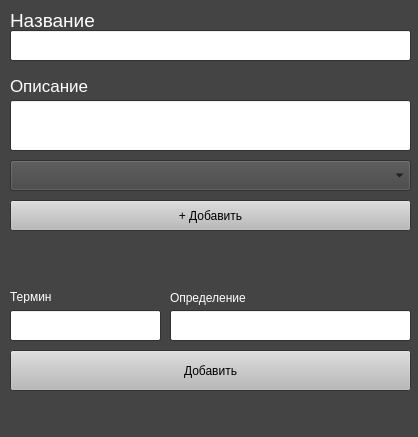
<?xml version="1.0" encoding="UTF-8"?>
<ui version="4.0">
 <class>Form</class>
 <widget class="QWidget" name="Form">
  <property name="geometry">
   <rect>
    <x>0</x>
    <y>0</y>
    <width>418</width>
    <height>437</height>
   </rect>
  </property>
  <property name="palette">
   <palette>
    <active>
     <colorrole role="WindowText">
      <brush brushstyle="SolidPattern">
       <color alpha="255">
        <red>255</red>
        <green>255</green>
        <blue>255</blue>
       </color>
      </brush>
     </colorrole>
     <colorrole role="Button">
      <brush brushstyle="SolidPattern">
       <color alpha="255">
        <red>68</red>
        <green>68</green>
        <blue>68</blue>
       </color>
      </brush>
     </colorrole>
     <colorrole role="Light">
      <brush brushstyle="SolidPattern">
       <color alpha="255">
        <red>102</red>
        <green>102</green>
        <blue>102</blue>
       </color>
      </brush>
     </colorrole>
     <colorrole role="Midlight">
      <brush brushstyle="SolidPattern">
       <color alpha="255">
        <red>85</red>
        <green>85</green>
        <blue>85</blue>
       </color>
      </brush>
     </colorrole>
     <colorrole role="Dark">
      <brush brushstyle="SolidPattern">
       <color alpha="255">
        <red>34</red>
        <green>34</green>
        <blue>34</blue>
       </color>
      </brush>
     </colorrole>
     <colorrole role="Mid">
      <brush brushstyle="SolidPattern">
       <color alpha="255">
        <red>45</red>
        <green>45</green>
        <blue>45</blue>
       </color>
      </brush>
     </colorrole>
     <colorrole role="Text">
      <brush brushstyle="SolidPattern">
       <color alpha="255">
        <red>255</red>
        <green>255</green>
        <blue>255</blue>
       </color>
      </brush>
     </colorrole>
     <colorrole role="BrightText">
      <brush brushstyle="SolidPattern">
       <color alpha="255">
        <red>255</red>
        <green>255</green>
        <blue>255</blue>
       </color>
      </brush>
     </colorrole>
     <colorrole role="ButtonText">
      <brush brushstyle="SolidPattern">
       <color alpha="255">
        <red>255</red>
        <green>255</green>
        <blue>255</blue>
       </color>
      </brush>
     </colorrole>
     <colorrole role="Base">
      <brush brushstyle="SolidPattern">
       <color alpha="255">
        <red>0</red>
        <green>0</green>
        <blue>0</blue>
       </color>
      </brush>
     </colorrole>
     <colorrole role="Window">
      <brush brushstyle="SolidPattern">
       <color alpha="255">
        <red>68</red>
        <green>68</green>
        <blue>68</blue>
       </color>
      </brush>
     </colorrole>
     <colorrole role="Shadow">
      <brush brushstyle="SolidPattern">
       <color alpha="255">
        <red>0</red>
        <green>0</green>
        <blue>0</blue>
       </color>
      </brush>
     </colorrole>
     <colorrole role="Highlight">
      <brush brushstyle="SolidPattern">
       <color alpha="255">
        <red>151</red>
        <green>2</green>
        <blue>215</blue>
       </color>
      </brush>
     </colorrole>
     <colorrole role="HighlightedText">
      <brush brushstyle="SolidPattern">
       <color alpha="255">
        <red>185</red>
        <green>7</green>
        <blue>255</blue>
       </color>
      </brush>
     </colorrole>
     <colorrole role="AlternateBase">
      <brush brushstyle="SolidPattern">
       <color alpha="255">
        <red>34</red>
        <green>34</green>
        <blue>34</blue>
       </color>
      </brush>
     </colorrole>
     <colorrole role="ToolTipBase">
      <brush brushstyle="SolidPattern">
       <color alpha="255">
        <red>255</red>
        <green>255</green>
        <blue>220</blue>
       </color>
      </brush>
     </colorrole>
     <colorrole role="ToolTipText">
      <brush brushstyle="SolidPattern">
       <color alpha="255">
        <red>0</red>
        <green>0</green>
        <blue>0</blue>
       </color>
      </brush>
     </colorrole>
     <colorrole role="PlaceholderText">
      <brush brushstyle="SolidPattern">
       <color alpha="128">
        <red>255</red>
        <green>255</green>
        <blue>255</blue>
       </color>
      </brush>
     </colorrole>
    </active>
    <inactive>
     <colorrole role="WindowText">
      <brush brushstyle="SolidPattern">
       <color alpha="255">
        <red>255</red>
        <green>255</green>
        <blue>255</blue>
       </color>
      </brush>
     </colorrole>
     <colorrole role="Button">
      <brush brushstyle="SolidPattern">
       <color alpha="255">
        <red>68</red>
        <green>68</green>
        <blue>68</blue>
       </color>
      </brush>
     </colorrole>
     <colorrole role="Light">
      <brush brushstyle="SolidPattern">
       <color alpha="255">
        <red>102</red>
        <green>102</green>
        <blue>102</blue>
       </color>
      </brush>
     </colorrole>
     <colorrole role="Midlight">
      <brush brushstyle="SolidPattern">
       <color alpha="255">
        <red>85</red>
        <green>85</green>
        <blue>85</blue>
       </color>
      </brush>
     </colorrole>
     <colorrole role="Dark">
      <brush brushstyle="SolidPattern">
       <color alpha="255">
        <red>34</red>
        <green>34</green>
        <blue>34</blue>
       </color>
      </brush>
     </colorrole>
     <colorrole role="Mid">
      <brush brushstyle="SolidPattern">
       <color alpha="255">
        <red>45</red>
        <green>45</green>
        <blue>45</blue>
       </color>
      </brush>
     </colorrole>
     <colorrole role="Text">
      <brush brushstyle="SolidPattern">
       <color alpha="255">
        <red>255</red>
        <green>255</green>
        <blue>255</blue>
       </color>
      </brush>
     </colorrole>
     <colorrole role="BrightText">
      <brush brushstyle="SolidPattern">
       <color alpha="255">
        <red>255</red>
        <green>255</green>
        <blue>255</blue>
       </color>
      </brush>
     </colorrole>
     <colorrole role="ButtonText">
      <brush brushstyle="SolidPattern">
       <color alpha="255">
        <red>255</red>
        <green>255</green>
        <blue>255</blue>
       </color>
      </brush>
     </colorrole>
     <colorrole role="Base">
      <brush brushstyle="SolidPattern">
       <color alpha="255">
        <red>0</red>
        <green>0</green>
        <blue>0</blue>
       </color>
      </brush>
     </colorrole>
     <colorrole role="Window">
      <brush brushstyle="SolidPattern">
       <color alpha="255">
        <red>68</red>
        <green>68</green>
        <blue>68</blue>
       </color>
      </brush>
     </colorrole>
     <colorrole role="Shadow">
      <brush brushstyle="SolidPattern">
       <color alpha="255">
        <red>0</red>
        <green>0</green>
        <blue>0</blue>
       </color>
      </brush>
     </colorrole>
     <colorrole role="Highlight">
      <brush brushstyle="SolidPattern">
       <color alpha="255">
        <red>151</red>
        <green>2</green>
        <blue>215</blue>
       </color>
      </brush>
     </colorrole>
     <colorrole role="HighlightedText">
      <brush brushstyle="SolidPattern">
       <color alpha="255">
        <red>185</red>
        <green>7</green>
        <blue>255</blue>
       </color>
      </brush>
     </colorrole>
     <colorrole role="AlternateBase">
      <brush brushstyle="SolidPattern">
       <color alpha="255">
        <red>34</red>
        <green>34</green>
        <blue>34</blue>
       </color>
      </brush>
     </colorrole>
     <colorrole role="ToolTipBase">
      <brush brushstyle="SolidPattern">
       <color alpha="255">
        <red>255</red>
        <green>255</green>
        <blue>220</blue>
       </color>
      </brush>
     </colorrole>
     <colorrole role="ToolTipText">
      <brush brushstyle="SolidPattern">
       <color alpha="255">
        <red>0</red>
        <green>0</green>
        <blue>0</blue>
       </color>
      </brush>
     </colorrole>
     <colorrole role="PlaceholderText">
      <brush brushstyle="SolidPattern">
       <color alpha="128">
        <red>255</red>
        <green>255</green>
        <blue>255</blue>
       </color>
      </brush>
     </colorrole>
    </inactive>
    <disabled>
     <colorrole role="WindowText">
      <brush brushstyle="SolidPattern">
       <color alpha="255">
        <red>34</red>
        <green>34</green>
        <blue>34</blue>
       </color>
      </brush>
     </colorrole>
     <colorrole role="Button">
      <brush brushstyle="SolidPattern">
       <color alpha="255">
        <red>68</red>
        <green>68</green>
        <blue>68</blue>
       </color>
      </brush>
     </colorrole>
     <colorrole role="Light">
      <brush brushstyle="SolidPattern">
       <color alpha="255">
        <red>102</red>
        <green>102</green>
        <blue>102</blue>
       </color>
      </brush>
     </colorrole>
     <colorrole role="Midlight">
      <brush brushstyle="SolidPattern">
       <color alpha="255">
        <red>85</red>
        <green>85</green>
        <blue>85</blue>
       </color>
      </brush>
     </colorrole>
     <colorrole role="Dark">
      <brush brushstyle="SolidPattern">
       <color alpha="255">
        <red>34</red>
        <green>34</green>
        <blue>34</blue>
       </color>
      </brush>
     </colorrole>
     <colorrole role="Mid">
      <brush brushstyle="SolidPattern">
       <color alpha="255">
        <red>45</red>
        <green>45</green>
        <blue>45</blue>
       </color>
      </brush>
     </colorrole>
     <colorrole role="Text">
      <brush brushstyle="SolidPattern">
       <color alpha="255">
        <red>34</red>
        <green>34</green>
        <blue>34</blue>
       </color>
      </brush>
     </colorrole>
     <colorrole role="BrightText">
      <brush brushstyle="SolidPattern">
       <color alpha="255">
        <red>255</red>
        <green>255</green>
        <blue>255</blue>
       </color>
      </brush>
     </colorrole>
     <colorrole role="ButtonText">
      <brush brushstyle="SolidPattern">
       <color alpha="255">
        <red>34</red>
        <green>34</green>
        <blue>34</blue>
       </color>
      </brush>
     </colorrole>
     <colorrole role="Base">
      <brush brushstyle="SolidPattern">
       <color alpha="255">
        <red>68</red>
        <green>68</green>
        <blue>68</blue>
       </color>
      </brush>
     </colorrole>
     <colorrole role="Window">
      <brush brushstyle="SolidPattern">
       <color alpha="255">
        <red>68</red>
        <green>68</green>
        <blue>68</blue>
       </color>
      </brush>
     </colorrole>
     <colorrole role="Shadow">
      <brush brushstyle="SolidPattern">
       <color alpha="255">
        <red>0</red>
        <green>0</green>
        <blue>0</blue>
       </color>
      </brush>
     </colorrole>
     <colorrole role="Highlight">
      <brush brushstyle="SolidPattern">
       <color alpha="255">
        <red>0</red>
        <green>120</green>
        <blue>215</blue>
       </color>
      </brush>
     </colorrole>
     <colorrole role="HighlightedText">
      <brush brushstyle="SolidPattern">
       <color alpha="255">
        <red>185</red>
        <green>7</green>
        <blue>255</blue>
       </color>
      </brush>
     </colorrole>
     <colorrole role="AlternateBase">
      <brush brushstyle="SolidPattern">
       <color alpha="255">
        <red>68</red>
        <green>68</green>
        <blue>68</blue>
       </color>
      </brush>
     </colorrole>
     <colorrole role="ToolTipBase">
      <brush brushstyle="SolidPattern">
       <color alpha="255">
        <red>255</red>
        <green>255</green>
        <blue>220</blue>
       </color>
      </brush>
     </colorrole>
     <colorrole role="ToolTipText">
      <brush brushstyle="SolidPattern">
       <color alpha="255">
        <red>0</red>
        <green>0</green>
        <blue>0</blue>
       </color>
      </brush>
     </colorrole>
     <colorrole role="PlaceholderText">
      <brush brushstyle="SolidPattern">
       <color alpha="128">
        <red>255</red>
        <green>255</green>
        <blue>255</blue>
       </color>
      </brush>
     </colorrole>
    </disabled>
   </palette>
  </property>
  <property name="windowTitle">
   <string>Form</string>
  </property>
  <widget class="QLabel" name="deck_name">
   <property name="geometry">
    <rect>
     <x>10</x>
     <y>10</y>
     <width>141</width>
     <height>21</height>
    </rect>
   </property>
   <property name="font">
    <font>
     <family>MS Shell Dlg 2</family>
     <pointsize>14</pointsize>
    </font>
   </property>
   <property name="text">
    <string>Название</string>
   </property>
  </widget>
  <widget class="QLineEdit" name="title">
   <property name="geometry">
    <rect>
     <x>10</x>
     <y>30</y>
     <width>401</width>
     <height>31</height>
    </rect>
   </property>
   <property name="palette">
    <palette>
     <active>
      <colorrole role="WindowText">
       <brush brushstyle="SolidPattern">
        <color alpha="255">
         <red>0</red>
         <green>0</green>
         <blue>0</blue>
        </color>
       </brush>
      </colorrole>
      <colorrole role="Text">
       <brush brushstyle="SolidPattern">
        <color alpha="255">
         <red>0</red>
         <green>0</green>
         <blue>0</blue>
        </color>
       </brush>
      </colorrole>
      <colorrole role="Base">
       <brush brushstyle="SolidPattern">
        <color alpha="255">
         <red>255</red>
         <green>255</green>
         <blue>255</blue>
        </color>
       </brush>
      </colorrole>
      <colorrole role="PlaceholderText">
       <brush brushstyle="NoBrush">
        <color alpha="128">
         <red>0</red>
         <green>0</green>
         <blue>0</blue>
        </color>
       </brush>
      </colorrole>
     </active>
     <inactive>
      <colorrole role="WindowText">
       <brush brushstyle="SolidPattern">
        <color alpha="255">
         <red>0</red>
         <green>0</green>
         <blue>0</blue>
        </color>
       </brush>
      </colorrole>
      <colorrole role="Text">
       <brush brushstyle="SolidPattern">
        <color alpha="255">
         <red>0</red>
         <green>0</green>
         <blue>0</blue>
        </color>
       </brush>
      </colorrole>
      <colorrole role="Base">
       <brush brushstyle="SolidPattern">
        <color alpha="255">
         <red>255</red>
         <green>255</green>
         <blue>255</blue>
        </color>
       </brush>
      </colorrole>
      <colorrole role="PlaceholderText">
       <brush brushstyle="NoBrush">
        <color alpha="128">
         <red>0</red>
         <green>0</green>
         <blue>0</blue>
        </color>
       </brush>
      </colorrole>
     </inactive>
     <disabled>
      <colorrole role="WindowText">
       <brush brushstyle="SolidPattern">
        <color alpha="255">
         <red>34</red>
         <green>34</green>
         <blue>34</blue>
        </color>
       </brush>
      </colorrole>
      <colorrole role="Text">
       <brush brushstyle="SolidPattern">
        <color alpha="255">
         <red>34</red>
         <green>34</green>
         <blue>34</blue>
        </color>
       </brush>
      </colorrole>
      <colorrole role="Base">
       <brush brushstyle="SolidPattern">
        <color alpha="255">
         <red>68</red>
         <green>68</green>
         <blue>68</blue>
        </color>
       </brush>
      </colorrole>
      <colorrole role="PlaceholderText">
       <brush brushstyle="NoBrush">
        <color alpha="128">
         <red>0</red>
         <green>0</green>
         <blue>0</blue>
        </color>
       </brush>
      </colorrole>
     </disabled>
    </palette>
   </property>
   <property name="font">
    <font>
     <pointsize>13</pointsize>
    </font>
   </property>
   <property name="text">
    <string/>
   </property>
  </widget>
  <widget class="QLabel" name="deck_description">
   <property name="geometry">
    <rect>
     <x>10</x>
     <y>70</y>
     <width>171</width>
     <height>31</height>
    </rect>
   </property>
   <property name="font">
    <font>
     <pointsize>13</pointsize>
    </font>
   </property>
   <property name="text">
    <string>Описание</string>
   </property>
  </widget>
  <widget class="QLineEdit" name="description">
   <property name="geometry">
    <rect>
     <x>10</x>
     <y>100</y>
     <width>401</width>
     <height>51</height>
    </rect>
   </property>
   <property name="palette">
    <palette>
     <active>
      <colorrole role="WindowText">
       <brush brushstyle="SolidPattern">
        <color alpha="255">
         <red>0</red>
         <green>0</green>
         <blue>0</blue>
        </color>
       </brush>
      </colorrole>
      <colorrole role="Text">
       <brush brushstyle="SolidPattern">
        <color alpha="255">
         <red>0</red>
         <green>0</green>
         <blue>0</blue>
        </color>
       </brush>
      </colorrole>
      <colorrole role="Base">
       <brush brushstyle="SolidPattern">
        <color alpha="255">
         <red>255</red>
         <green>255</green>
         <blue>255</blue>
        </color>
       </brush>
      </colorrole>
      <colorrole role="PlaceholderText">
       <brush brushstyle="NoBrush">
        <color alpha="128">
         <red>0</red>
         <green>0</green>
         <blue>0</blue>
        </color>
       </brush>
      </colorrole>
     </active>
     <inactive>
      <colorrole role="WindowText">
       <brush brushstyle="SolidPattern">
        <color alpha="255">
         <red>0</red>
         <green>0</green>
         <blue>0</blue>
        </color>
       </brush>
      </colorrole>
      <colorrole role="Text">
       <brush brushstyle="SolidPattern">
        <color alpha="255">
         <red>0</red>
         <green>0</green>
         <blue>0</blue>
        </color>
       </brush>
      </colorrole>
      <colorrole role="Base">
       <brush brushstyle="SolidPattern">
        <color alpha="255">
         <red>255</red>
         <green>255</green>
         <blue>255</blue>
        </color>
       </brush>
      </colorrole>
      <colorrole role="PlaceholderText">
       <brush brushstyle="NoBrush">
        <color alpha="128">
         <red>0</red>
         <green>0</green>
         <blue>0</blue>
        </color>
       </brush>
      </colorrole>
     </inactive>
     <disabled>
      <colorrole role="WindowText">
       <brush brushstyle="SolidPattern">
        <color alpha="255">
         <red>34</red>
         <green>34</green>
         <blue>34</blue>
        </color>
       </brush>
      </colorrole>
      <colorrole role="Text">
       <brush brushstyle="SolidPattern">
        <color alpha="255">
         <red>34</red>
         <green>34</green>
         <blue>34</blue>
        </color>
       </brush>
      </colorrole>
      <colorrole role="Base">
       <brush brushstyle="SolidPattern">
        <color alpha="255">
         <red>68</red>
         <green>68</green>
         <blue>68</blue>
        </color>
       </brush>
      </colorrole>
      <colorrole role="PlaceholderText">
       <brush brushstyle="NoBrush">
        <color alpha="128">
         <red>0</red>
         <green>0</green>
         <blue>0</blue>
        </color>
       </brush>
      </colorrole>
     </disabled>
    </palette>
   </property>
   <property name="font">
    <font>
     <pointsize>12</pointsize>
     <italic>false</italic>
    </font>
   </property>
   <property name="text">
    <string/>
   </property>
   <property name="alignment">
    <set>Qt::AlignLeading|Qt::AlignLeft|Qt::AlignTop</set>
   </property>
  </widget>
  <widget class="QPushButton" name="add_deck">
   <property name="geometry">
    <rect>
     <x>10</x>
     <y>200</y>
     <width>401</width>
     <height>31</height>
    </rect>
   </property>
   <property name="palette">
    <palette>
     <active>
      <colorrole role="Button">
       <brush brushstyle="SolidPattern">
        <color alpha="255">
         <red>185</red>
         <green>185</green>
         <blue>185</blue>
        </color>
       </brush>
      </colorrole>
      <colorrole role="ButtonText">
       <brush brushstyle="SolidPattern">
        <color alpha="255">
         <red>0</red>
         <green>0</green>
         <blue>0</blue>
        </color>
       </brush>
      </colorrole>
     </active>
     <inactive>
      <colorrole role="Button">
       <brush brushstyle="SolidPattern">
        <color alpha="255">
         <red>185</red>
         <green>185</green>
         <blue>185</blue>
        </color>
       </brush>
      </colorrole>
      <colorrole role="ButtonText">
       <brush brushstyle="SolidPattern">
        <color alpha="255">
         <red>0</red>
         <green>0</green>
         <blue>0</blue>
        </color>
       </brush>
      </colorrole>
     </inactive>
     <disabled>
      <colorrole role="Button">
       <brush brushstyle="SolidPattern">
        <color alpha="255">
         <red>185</red>
         <green>185</green>
         <blue>185</blue>
        </color>
       </brush>
      </colorrole>
      <colorrole role="ButtonText">
       <brush brushstyle="SolidPattern">
        <color alpha="255">
         <red>34</red>
         <green>34</green>
         <blue>34</blue>
        </color>
       </brush>
      </colorrole>
     </disabled>
    </palette>
   </property>
   <property name="text">
    <string>+ Добавить</string>
   </property>
  </widget>
  <widget class="QLineEdit" name="term">
   <property name="geometry">
    <rect>
     <x>10</x>
     <y>310</y>
     <width>151</width>
     <height>31</height>
    </rect>
   </property>
   <property name="palette">
    <palette>
     <active>
      <colorrole role="WindowText">
       <brush brushstyle="SolidPattern">
        <color alpha="255">
         <red>0</red>
         <green>0</green>
         <blue>0</blue>
        </color>
       </brush>
      </colorrole>
      <colorrole role="Text">
       <brush brushstyle="SolidPattern">
        <color alpha="255">
         <red>0</red>
         <green>0</green>
         <blue>0</blue>
        </color>
       </brush>
      </colorrole>
      <colorrole role="Base">
       <brush brushstyle="SolidPattern">
        <color alpha="255">
         <red>255</red>
         <green>255</green>
         <blue>255</blue>
        </color>
       </brush>
      </colorrole>
      <colorrole role="PlaceholderText">
       <brush brushstyle="NoBrush">
        <color alpha="128">
         <red>0</red>
         <green>0</green>
         <blue>0</blue>
        </color>
       </brush>
      </colorrole>
     </active>
     <inactive>
      <colorrole role="WindowText">
       <brush brushstyle="SolidPattern">
        <color alpha="255">
         <red>0</red>
         <green>0</green>
         <blue>0</blue>
        </color>
       </brush>
      </colorrole>
      <colorrole role="Text">
       <brush brushstyle="SolidPattern">
        <color alpha="255">
         <red>0</red>
         <green>0</green>
         <blue>0</blue>
        </color>
       </brush>
      </colorrole>
      <colorrole role="Base">
       <brush brushstyle="SolidPattern">
        <color alpha="255">
         <red>255</red>
         <green>255</green>
         <blue>255</blue>
        </color>
       </brush>
      </colorrole>
      <colorrole role="PlaceholderText">
       <brush brushstyle="NoBrush">
        <color alpha="128">
         <red>0</red>
         <green>0</green>
         <blue>0</blue>
        </color>
       </brush>
      </colorrole>
     </inactive>
     <disabled>
      <colorrole role="WindowText">
       <brush brushstyle="SolidPattern">
        <color alpha="255">
         <red>34</red>
         <green>34</green>
         <blue>34</blue>
        </color>
       </brush>
      </colorrole>
      <colorrole role="Text">
       <brush brushstyle="SolidPattern">
        <color alpha="255">
         <red>34</red>
         <green>34</green>
         <blue>34</blue>
        </color>
       </brush>
      </colorrole>
      <colorrole role="Base">
       <brush brushstyle="SolidPattern">
        <color alpha="255">
         <red>68</red>
         <green>68</green>
         <blue>68</blue>
        </color>
       </brush>
      </colorrole>
      <colorrole role="PlaceholderText">
       <brush brushstyle="NoBrush">
        <color alpha="128">
         <red>0</red>
         <green>0</green>
         <blue>0</blue>
        </color>
       </brush>
      </colorrole>
     </disabled>
    </palette>
   </property>
  </widget>
  <widget class="QLabel" name="term_label">
   <property name="geometry">
    <rect>
     <x>10</x>
     <y>290</y>
     <width>47</width>
     <height>13</height>
    </rect>
   </property>
   <property name="text">
    <string>Термин</string>
   </property>
  </widget>
  <widget class="QLineEdit" name="definition">
   <property name="geometry">
    <rect>
     <x>170</x>
     <y>310</y>
     <width>241</width>
     <height>31</height>
    </rect>
   </property>
   <property name="palette">
    <palette>
     <active>
      <colorrole role="WindowText">
       <brush brushstyle="SolidPattern">
        <color alpha="255">
         <red>0</red>
         <green>0</green>
         <blue>0</blue>
        </color>
       </brush>
      </colorrole>
      <colorrole role="Text">
       <brush brushstyle="SolidPattern">
        <color alpha="255">
         <red>0</red>
         <green>0</green>
         <blue>0</blue>
        </color>
       </brush>
      </colorrole>
      <colorrole role="Base">
       <brush brushstyle="SolidPattern">
        <color alpha="255">
         <red>255</red>
         <green>255</green>
         <blue>255</blue>
        </color>
       </brush>
      </colorrole>
      <colorrole role="PlaceholderText">
       <brush brushstyle="NoBrush">
        <color alpha="128">
         <red>0</red>
         <green>0</green>
         <blue>0</blue>
        </color>
       </brush>
      </colorrole>
     </active>
     <inactive>
      <colorrole role="WindowText">
       <brush brushstyle="SolidPattern">
        <color alpha="255">
         <red>0</red>
         <green>0</green>
         <blue>0</blue>
        </color>
       </brush>
      </colorrole>
      <colorrole role="Text">
       <brush brushstyle="SolidPattern">
        <color alpha="255">
         <red>0</red>
         <green>0</green>
         <blue>0</blue>
        </color>
       </brush>
      </colorrole>
      <colorrole role="Base">
       <brush brushstyle="SolidPattern">
        <color alpha="255">
         <red>255</red>
         <green>255</green>
         <blue>255</blue>
        </color>
       </brush>
      </colorrole>
      <colorrole role="PlaceholderText">
       <brush brushstyle="NoBrush">
        <color alpha="128">
         <red>0</red>
         <green>0</green>
         <blue>0</blue>
        </color>
       </brush>
      </colorrole>
     </inactive>
     <disabled>
      <colorrole role="WindowText">
       <brush brushstyle="SolidPattern">
        <color alpha="255">
         <red>34</red>
         <green>34</green>
         <blue>34</blue>
        </color>
       </brush>
      </colorrole>
      <colorrole role="Text">
       <brush brushstyle="SolidPattern">
        <color alpha="255">
         <red>34</red>
         <green>34</green>
         <blue>34</blue>
        </color>
       </brush>
      </colorrole>
      <colorrole role="Base">
       <brush brushstyle="SolidPattern">
        <color alpha="255">
         <red>68</red>
         <green>68</green>
         <blue>68</blue>
        </color>
       </brush>
      </colorrole>
      <colorrole role="PlaceholderText">
       <brush brushstyle="NoBrush">
        <color alpha="128">
         <red>0</red>
         <green>0</green>
         <blue>0</blue>
        </color>
       </brush>
      </colorrole>
     </disabled>
    </palette>
   </property>
  </widget>
  <widget class="QLabel" name="definition_label">
   <property name="geometry">
    <rect>
     <x>170</x>
     <y>290</y>
     <width>91</width>
     <height>16</height>
    </rect>
   </property>
   <property name="text">
    <string>Определение</string>
   </property>
  </widget>
  <widget class="QPushButton" name="add_button">
   <property name="geometry">
    <rect>
     <x>10</x>
     <y>350</y>
     <width>401</width>
     <height>41</height>
    </rect>
   </property>
   <property name="palette">
    <palette>
     <active>
      <colorrole role="Button">
       <brush brushstyle="SolidPattern">
        <color alpha="255">
         <red>185</red>
         <green>185</green>
         <blue>185</blue>
        </color>
       </brush>
      </colorrole>
      <colorrole role="ButtonText">
       <brush brushstyle="SolidPattern">
        <color alpha="255">
         <red>0</red>
         <green>0</green>
         <blue>0</blue>
        </color>
       </brush>
      </colorrole>
     </active>
     <inactive>
      <colorrole role="Button">
       <brush brushstyle="SolidPattern">
        <color alpha="255">
         <red>185</red>
         <green>185</green>
         <blue>185</blue>
        </color>
       </brush>
      </colorrole>
      <colorrole role="ButtonText">
       <brush brushstyle="SolidPattern">
        <color alpha="255">
         <red>0</red>
         <green>0</green>
         <blue>0</blue>
        </color>
       </brush>
      </colorrole>
     </inactive>
     <disabled>
      <colorrole role="Button">
       <brush brushstyle="SolidPattern">
        <color alpha="255">
         <red>185</red>
         <green>185</green>
         <blue>185</blue>
        </color>
       </brush>
      </colorrole>
      <colorrole role="ButtonText">
       <brush brushstyle="SolidPattern">
        <color alpha="255">
         <red>34</red>
         <green>34</green>
         <blue>34</blue>
        </color>
       </brush>
      </colorrole>
     </disabled>
    </palette>
   </property>
   <property name="text">
    <string>Добавить</string>
   </property>
  </widget>
  <widget class="QLabel" name="added_successfully">
   <property name="geometry">
    <rect>
     <x>90</x>
     <y>400</y>
     <width>251</width>
     <height>20</height>
    </rect>
   </property>
   <property name="text">
    <string/>
   </property>
  </widget>
  <widget class="QLabel" name="added_successfully_2">
   <property name="geometry">
    <rect>
     <x>80</x>
     <y>250</y>
     <width>251</width>
     <height>20</height>
    </rect>
   </property>
   <property name="text">
    <string/>
   </property>
  </widget>
  <widget class="QComboBox" name="comboBox">
   <property name="geometry">
    <rect>
     <x>10</x>
     <y>160</y>
     <width>401</width>
     <height>31</height>
    </rect>
   </property>
   <property name="palette">
    <palette>
     <active>
      <colorrole role="Text">
       <brush brushstyle="SolidPattern">
        <color alpha="255">
         <red>0</red>
         <green>0</green>
         <blue>0</blue>
        </color>
       </brush>
      </colorrole>
      <colorrole role="ButtonText">
       <brush brushstyle="SolidPattern">
        <color alpha="255">
         <red>0</red>
         <green>0</green>
         <blue>0</blue>
        </color>
       </brush>
      </colorrole>
      <colorrole role="Base">
       <brush brushstyle="SolidPattern">
        <color alpha="255">
         <red>255</red>
         <green>255</green>
         <blue>255</blue>
        </color>
       </brush>
      </colorrole>
      <colorrole role="PlaceholderText">
       <brush brushstyle="NoBrush">
        <color alpha="128">
         <red>0</red>
         <green>0</green>
         <blue>0</blue>
        </color>
       </brush>
      </colorrole>
     </active>
     <inactive>
      <colorrole role="Text">
       <brush brushstyle="SolidPattern">
        <color alpha="255">
         <red>0</red>
         <green>0</green>
         <blue>0</blue>
        </color>
       </brush>
      </colorrole>
      <colorrole role="ButtonText">
       <brush brushstyle="SolidPattern">
        <color alpha="255">
         <red>0</red>
         <green>0</green>
         <blue>0</blue>
        </color>
       </brush>
      </colorrole>
      <colorrole role="Base">
       <brush brushstyle="SolidPattern">
        <color alpha="255">
         <red>255</red>
         <green>255</green>
         <blue>255</blue>
        </color>
       </brush>
      </colorrole>
      <colorrole role="PlaceholderText">
       <brush brushstyle="NoBrush">
        <color alpha="128">
         <red>0</red>
         <green>0</green>
         <blue>0</blue>
        </color>
       </brush>
      </colorrole>
     </inactive>
     <disabled>
      <colorrole role="Text">
       <brush brushstyle="SolidPattern">
        <color alpha="255">
         <red>34</red>
         <green>34</green>
         <blue>34</blue>
        </color>
       </brush>
      </colorrole>
      <colorrole role="ButtonText">
       <brush brushstyle="SolidPattern">
        <color alpha="255">
         <red>34</red>
         <green>34</green>
         <blue>34</blue>
        </color>
       </brush>
      </colorrole>
      <colorrole role="Base">
       <brush brushstyle="SolidPattern">
        <color alpha="255">
         <red>68</red>
         <green>68</green>
         <blue>68</blue>
        </color>
       </brush>
      </colorrole>
      <colorrole role="PlaceholderText">
       <brush brushstyle="NoBrush">
        <color alpha="128">
         <red>0</red>
         <green>0</green>
         <blue>0</blue>
        </color>
       </brush>
      </colorrole>
     </disabled>
    </palette>
   </property>
  </widget>
 </widget>
 <resources/>
 <connections/>
</ui>
